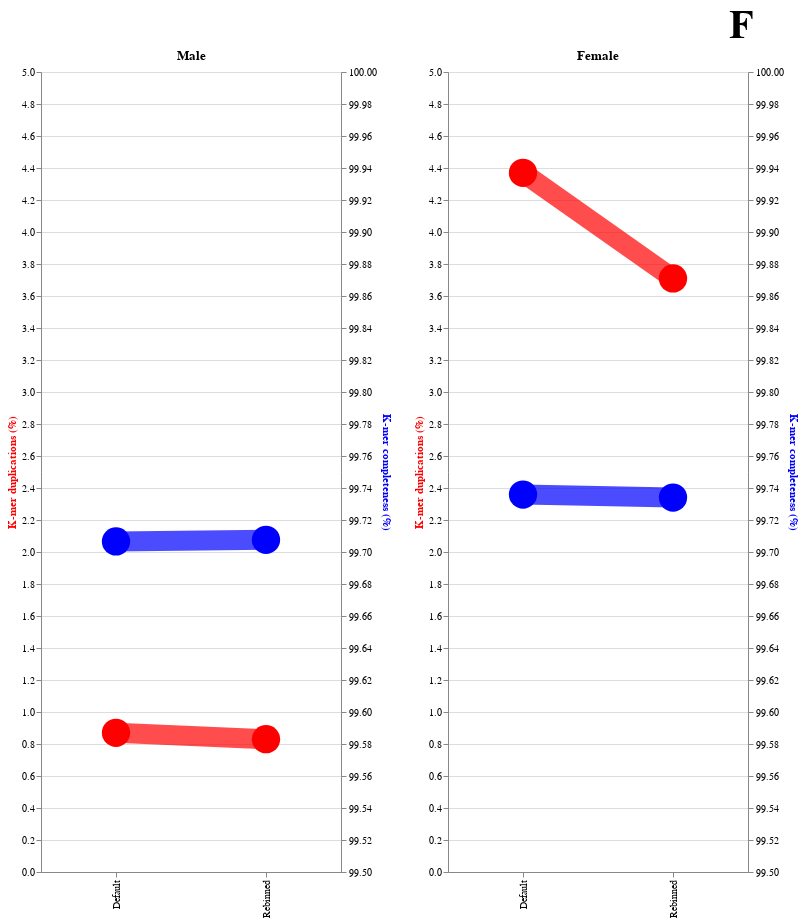

Notebook source saved alongside this figure:
### Code cell
panel_B_c = (pat_mat(pat,0,5,99.5,100,"Male") | pat_mat(mat,0,5,99.5,100,"Female")).properties(title = alt.TitleParams(text = 'F', 
            fontSize=40,
            font='Arial',
            anchor='end',
            color='black',
            dx=-45,
            #dy=67,
                                    ))
panel_B_c

### Figure 1 — Vega-Lite specification as saved in the notebook (floating-point values rounded to 4 significant figures)
{"config": {"view": {"continuousWidth": 400, "continuousHeight": 300}}, "hconcat": [{"layer": [{"mark": {"type": "line", "color": "red", "opacity": 0.7, "point": {"filled": true, "fill": "red", "size": 800}, "strokeWidth": 20}, "encoding": {"x": {"field": "tp", "title": null, "type": "nominal"}, "y": {"axis": {"titleColor": "red"}, "field": "k_dup", "scale": {"domain": [0, 5]}, "title": "K-mer duplications (%)", "type": "quantitative"}}}, {"mark": {"type": "line", "color": "blue", "opacity": 0.7, "point": {"filled": true, "fill": "blue", "size": 800}, "strokeWidth": 20}, "encoding": {"x": {"field": "tp", "type": "nominal"}, "y": {"axis": {"titleColor": "blue"}, "field": "k_com", "scale": {"domain": [99.5, 100]}, "title": "K-mer completeness (%)", "type": "quantitative"}}}], "data": {"name": "data-d9486e37acf3dec46ceb8d522384675d"}, "height": 800, "resolve": {"scale": {"y": "independent"}}, "title": "Male", "width": 300}, {"layer": [{"mark": {"type": "line", "color": "red", "opacity": 0.7, "point": {"filled": true, "fill": "red", "size": 800}, "strokeWidth": 20}, "encoding": {"x": {"field": "tp", "title": null, "type": "nominal"}, "y": {"axis": {"titleColor": "red"}, "field": "k_dup", "scale": {"domain": [0, 5]}, "title": "K-mer duplications (%)", "type": "quantitative"}}}, {"mark": {"type": "line", "color": "blue", "opacity": 0.7, "point": {"filled": true, "fill": "blue", "size": 800}, "strokeWidth": 20}, "encoding": {"x": {"field": "tp", "type": "nominal"}, "y": {"axis": {"titleColor": "blue"}, "field": "k_com", "scale": {"domain": [99.5, 100]}, "title": "K-mer completeness (%)", "type": "quantitative"}}}], "data": {"name": "data-709da03ead37b0e792a5852b36975e7c"}, "height": 800, "resolve": {"scale": {"y": "independent"}}, "title": "Female", "width": 300}], "title": {"text": "F", "anchor": "end", "color": "black", "dx": -45, "font": "Arial", "fontSize": 40}, "$schema": "https://vega.github.io/schema/vega-lite/v4.17.0.json", "datasets": {"data-d9486e37acf3dec46ceb8d522384675d": [{"tp": "Default", "k_dup": 0.87, "k_com": 99.71}, {"tp": "Rebinned", "k_dup": 0.83, "k_com": 99.71}], "data-709da03ead37b0e792a5852b36975e7c": [{"tp": "Default", "k_dup": 4.37, "k_com": 99.74}, {"tp": "Rebinned", "k_dup": 3.71, "k_com": 99.73}]}}
